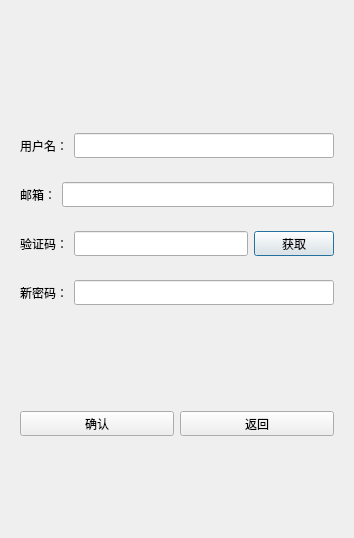
<?xml version="1.0" encoding="UTF-8"?>
<ui version="4.0">
 <class>ResetDialog</class>
 <widget class="QDialog" name="ResetDialog">
  <property name="geometry">
   <rect>
    <x>0</x>
    <y>0</y>
    <width>354</width>
    <height>538</height>
   </rect>
  </property>
  <property name="windowTitle">
   <string>Dialog</string>
  </property>
  <layout class="QVBoxLayout" name="verticalLayout">
   <item>
    <spacer name="verticalSpacer">
     <property name="orientation">
      <enum>Qt::Orientation::Vertical</enum>
     </property>
     <property name="sizeHint" stdset="0">
      <size>
       <width>20</width>
       <height>40</height>
      </size>
     </property>
    </spacer>
   </item>
   <item>
    <widget class="QLabel" name="err_tip">
     <property name="minimumSize">
      <size>
       <width>0</width>
       <height>25</height>
      </size>
     </property>
     <property name="maximumSize">
      <size>
       <width>16777215</width>
       <height>25</height>
      </size>
     </property>
     <property name="text">
      <string/>
     </property>
     <property name="alignment">
      <set>Qt::AlignmentFlag::AlignCenter</set>
     </property>
    </widget>
   </item>
   <item>
    <widget class="QWidget" name="widget" native="true">
     <layout class="QHBoxLayout" name="horizontalLayout">
      <item>
       <widget class="QLabel" name="user_lb">
        <property name="minimumSize">
         <size>
          <width>0</width>
          <height>25</height>
         </size>
        </property>
        <property name="maximumSize">
         <size>
          <width>16777215</width>
          <height>25</height>
         </size>
        </property>
        <property name="text">
         <string>用户名：</string>
        </property>
       </widget>
      </item>
      <item>
       <widget class="QLineEdit" name="user_edit">
        <property name="minimumSize">
         <size>
          <width>0</width>
          <height>25</height>
         </size>
        </property>
        <property name="maximumSize">
         <size>
          <width>16777215</width>
          <height>25</height>
         </size>
        </property>
       </widget>
      </item>
     </layout>
    </widget>
   </item>
   <item>
    <widget class="QWidget" name="widget_2" native="true">
     <layout class="QHBoxLayout" name="horizontalLayout_2">
      <item>
       <widget class="QLabel" name="email_lb">
        <property name="minimumSize">
         <size>
          <width>36</width>
          <height>25</height>
         </size>
        </property>
        <property name="maximumSize">
         <size>
          <width>36</width>
          <height>25</height>
         </size>
        </property>
        <property name="text">
         <string>邮箱：</string>
        </property>
       </widget>
      </item>
      <item>
       <widget class="QLineEdit" name="email_edit">
        <property name="minimumSize">
         <size>
          <width>0</width>
          <height>25</height>
         </size>
        </property>
        <property name="maximumSize">
         <size>
          <width>16777215</width>
          <height>25</height>
         </size>
        </property>
       </widget>
      </item>
     </layout>
    </widget>
   </item>
   <item>
    <widget class="QWidget" name="widget_3" native="true">
     <layout class="QHBoxLayout" name="horizontalLayout_3">
      <item>
       <widget class="QLabel" name="varify_lb">
        <property name="minimumSize">
         <size>
          <width>0</width>
          <height>25</height>
         </size>
        </property>
        <property name="maximumSize">
         <size>
          <width>16777215</width>
          <height>25</height>
         </size>
        </property>
        <property name="text">
         <string>验证码：</string>
        </property>
       </widget>
      </item>
      <item>
       <widget class="QLineEdit" name="varify_edit">
        <property name="minimumSize">
         <size>
          <width>0</width>
          <height>25</height>
         </size>
        </property>
        <property name="maximumSize">
         <size>
          <width>16777215</width>
          <height>25</height>
         </size>
        </property>
       </widget>
      </item>
      <item>
       <widget class="TimerBtn" name="varify_btn">
        <property name="minimumSize">
         <size>
          <width>0</width>
          <height>25</height>
         </size>
        </property>
        <property name="maximumSize">
         <size>
          <width>16777215</width>
          <height>25</height>
         </size>
        </property>
        <property name="text">
         <string>获取</string>
        </property>
       </widget>
      </item>
     </layout>
    </widget>
   </item>
   <item>
    <widget class="QWidget" name="widget_4" native="true">
     <layout class="QHBoxLayout" name="horizontalLayout_4">
      <item>
       <widget class="QLabel" name="pwd_lb">
        <property name="minimumSize">
         <size>
          <width>0</width>
          <height>25</height>
         </size>
        </property>
        <property name="maximumSize">
         <size>
          <width>16777215</width>
          <height>25</height>
         </size>
        </property>
        <property name="text">
         <string>新密码：</string>
        </property>
       </widget>
      </item>
      <item>
       <widget class="QLineEdit" name="pwd_edit">
        <property name="minimumSize">
         <size>
          <width>0</width>
          <height>25</height>
         </size>
        </property>
        <property name="maximumSize">
         <size>
          <width>16777215</width>
          <height>25</height>
         </size>
        </property>
       </widget>
      </item>
     </layout>
    </widget>
   </item>
   <item>
    <spacer name="verticalSpacer_2">
     <property name="orientation">
      <enum>Qt::Orientation::Vertical</enum>
     </property>
     <property name="sizeHint" stdset="0">
      <size>
       <width>20</width>
       <height>40</height>
      </size>
     </property>
    </spacer>
   </item>
   <item>
    <widget class="QWidget" name="widget_5" native="true">
     <layout class="QHBoxLayout" name="horizontalLayout_5">
      <item>
       <widget class="QPushButton" name="sure_btn">
        <property name="minimumSize">
         <size>
          <width>0</width>
          <height>25</height>
         </size>
        </property>
        <property name="maximumSize">
         <size>
          <width>16777215</width>
          <height>25</height>
         </size>
        </property>
        <property name="text">
         <string>确认</string>
        </property>
       </widget>
      </item>
      <item>
       <widget class="QPushButton" name="return_btn">
        <property name="minimumSize">
         <size>
          <width>0</width>
          <height>25</height>
         </size>
        </property>
        <property name="maximumSize">
         <size>
          <width>16777215</width>
          <height>25</height>
         </size>
        </property>
        <property name="text">
         <string>返回</string>
        </property>
       </widget>
      </item>
     </layout>
    </widget>
   </item>
   <item>
    <spacer name="verticalSpacer_3">
     <property name="orientation">
      <enum>Qt::Orientation::Vertical</enum>
     </property>
     <property name="sizeHint" stdset="0">
      <size>
       <width>20</width>
       <height>40</height>
      </size>
     </property>
    </spacer>
   </item>
  </layout>
 </widget>
 <customwidgets>
  <customwidget>
   <class>TimerBtn</class>
   <extends>QPushButton</extends>
   <header location="global">timerbtn.h</header>
  </customwidget>
 </customwidgets>
 <resources/>
 <connections/>
</ui>
